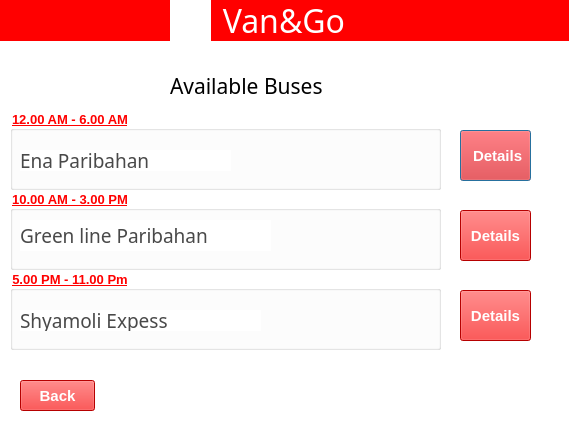
<?xml version="1.0" encoding="UTF-8"?>
<ui version="4.0">
 <class>buslist</class>
 <widget class="QDialog" name="buslist">
  <property name="geometry">
   <rect>
    <x>0</x>
    <y>0</y>
    <width>569</width>
    <height>432</height>
   </rect>
  </property>
  <property name="windowTitle">
   <string>Dialog</string>
  </property>
  <property name="styleSheet">
   <string notr="true">background-color: rgb(255, 255, 255);
color: rgb(0, 0, 0);</string>
  </property>
  <widget class="QLabel" name="label_2">
   <property name="geometry">
    <rect>
     <x>170</x>
     <y>70</y>
     <width>421</width>
     <height>31</height>
    </rect>
   </property>
   <property name="font">
    <font>
     <family>Algerian</family>
     <pointsize>16</pointsize>
     <weight>50</weight>
     <bold>false</bold>
    </font>
   </property>
   <property name="styleSheet">
    <string notr="true">background-color: rgb(255, 255, 255);
color: rgb(0, 0, 0);</string>
   </property>
   <property name="text">
    <string>Available Buses</string>
   </property>
  </widget>
  <widget class="QGroupBox" name="groupBox_2">
   <property name="geometry">
    <rect>
     <x>10</x>
     <y>110</y>
     <width>431</width>
     <height>80</height>
    </rect>
   </property>
   <property name="font">
    <font>
     <pointsize>10</pointsize>
     <weight>75</weight>
     <bold>true</bold>
     <underline>true</underline>
    </font>
   </property>
   <property name="styleSheet">
    <string notr="true">background-color: rgb(255, 255, 255);

color: rgb(255, 0, 0);</string>
   </property>
   <property name="title">
    <string>12.00 AM - 6.00 AM</string>
   </property>
   <widget class="QLabel" name="label_3">
    <property name="geometry">
     <rect>
      <x>10</x>
      <y>40</y>
      <width>211</width>
      <height>21</height>
     </rect>
    </property>
    <property name="font">
     <font>
      <family>Algerian</family>
      <pointsize>14</pointsize>
      <weight>50</weight>
      <bold>false</bold>
     </font>
    </property>
    <property name="styleSheet">
     <string notr="true">color: rgb(73, 73, 73);</string>
    </property>
    <property name="text">
     <string>Ena Paribahan</string>
    </property>
   </widget>
  </widget>
  <widget class="QGroupBox" name="groupBox_3">
   <property name="geometry">
    <rect>
     <x>10</x>
     <y>190</y>
     <width>431</width>
     <height>80</height>
    </rect>
   </property>
   <property name="font">
    <font>
     <pointsize>10</pointsize>
     <weight>75</weight>
     <bold>true</bold>
     <underline>true</underline>
    </font>
   </property>
   <property name="styleSheet">
    <string notr="true">background-color: rgb(255, 255, 255);
color: rgb(255, 0, 0);</string>
   </property>
   <property name="title">
    <string>10.00 AM - 3.00 PM</string>
   </property>
   <widget class="QLabel" name="label_4">
    <property name="geometry">
     <rect>
      <x>10</x>
      <y>30</y>
      <width>251</width>
      <height>31</height>
     </rect>
    </property>
    <property name="font">
     <font>
      <family>Algerian</family>
      <pointsize>14</pointsize>
      <weight>50</weight>
      <bold>false</bold>
     </font>
    </property>
    <property name="styleSheet">
     <string notr="true">color: rgb(73, 73, 73);</string>
    </property>
    <property name="text">
     <string>Green line Paribahan</string>
    </property>
   </widget>
  </widget>
  <widget class="QGroupBox" name="groupBox_4">
   <property name="geometry">
    <rect>
     <x>10</x>
     <y>270</y>
     <width>431</width>
     <height>80</height>
    </rect>
   </property>
   <property name="font">
    <font>
     <pointsize>10</pointsize>
     <weight>75</weight>
     <bold>true</bold>
     <underline>true</underline>
    </font>
   </property>
   <property name="styleSheet">
    <string notr="true">background-color: rgb(255, 255, 255);
color: rgb(255, 0, 0);</string>
   </property>
   <property name="title">
    <string>5.00 PM - 11.00 Pm</string>
   </property>
   <widget class="QLabel" name="label_5">
    <property name="geometry">
     <rect>
      <x>10</x>
      <y>40</y>
      <width>241</width>
      <height>21</height>
     </rect>
    </property>
    <property name="font">
     <font>
      <family>Algerian</family>
      <pointsize>14</pointsize>
      <weight>50</weight>
      <bold>false</bold>
     </font>
    </property>
    <property name="styleSheet">
     <string notr="true">color: rgb(73, 73, 73);</string>
    </property>
    <property name="text">
     <string>Shyamoli Expess</string>
    </property>
   </widget>
  </widget>
  <widget class="QPushButton" name="pushButton">
   <property name="geometry">
    <rect>
     <x>460</x>
     <y>130</y>
     <width>71</width>
     <height>51</height>
    </rect>
   </property>
   <property name="font">
    <font>
     <pointsize>11</pointsize>
     <weight>75</weight>
     <bold>true</bold>
    </font>
   </property>
   <property name="styleSheet">
    <string notr="true">color: rgb(255,255, 255);
background-color: rgb(255, 0, 0);</string>
   </property>
   <property name="text">
    <string> Details</string>
   </property>
  </widget>
  <widget class="QPushButton" name="pushButton_2">
   <property name="geometry">
    <rect>
     <x>460</x>
     <y>210</y>
     <width>71</width>
     <height>51</height>
    </rect>
   </property>
   <property name="font">
    <font>
     <pointsize>11</pointsize>
     <weight>75</weight>
     <bold>true</bold>
    </font>
   </property>
   <property name="styleSheet">
    <string notr="true">color: rgb(255, 255,255);
background-color: rgb(255, 0, 0);</string>
   </property>
   <property name="text">
    <string>Details</string>
   </property>
  </widget>
  <widget class="QPushButton" name="pushButton_3">
   <property name="geometry">
    <rect>
     <x>460</x>
     <y>290</y>
     <width>71</width>
     <height>51</height>
    </rect>
   </property>
   <property name="font">
    <font>
     <pointsize>11</pointsize>
     <weight>75</weight>
     <bold>true</bold>
    </font>
   </property>
   <property name="styleSheet">
    <string notr="true">color: rgb(255, 255, 255);
background-color: rgb(255, 0, 0);</string>
   </property>
   <property name="text">
    <string>Details</string>
   </property>
  </widget>
  <widget class="QPushButton" name="back">
   <property name="geometry">
    <rect>
     <x>20</x>
     <y>380</y>
     <width>75</width>
     <height>31</height>
    </rect>
   </property>
   <property name="font">
    <font>
     <pointsize>11</pointsize>
     <weight>75</weight>
     <bold>true</bold>
    </font>
   </property>
   <property name="styleSheet">
    <string notr="true">background-color: rgb(255, 0, 0);
color: rgb(255, 255, 255);</string>
   </property>
   <property name="text">
    <string>Back</string>
   </property>
  </widget>
  <widget class="QLabel" name="label">
   <property name="geometry">
    <rect>
     <x>-10</x>
     <y>0</y>
     <width>581</width>
     <height>41</height>
    </rect>
   </property>
   <property name="font">
    <font>
     <family>Jokerman</family>
     <pointsize>24</pointsize>
    </font>
   </property>
   <property name="styleSheet">
    <string notr="true">background-color: rgb(255, 0, 0);
color: rgb(255, 255, 255);</string>
   </property>
   <property name="text">
    <string>                            Van&amp;Go</string>
   </property>
  </widget>
  <widget class="QLabel" name="label_6">
   <property name="geometry">
    <rect>
     <x>170</x>
     <y>0</y>
     <width>41</width>
     <height>41</height>
    </rect>
   </property>
   <property name="text">
    <string/>
   </property>
   <property name="pixmap">
    <pixmap>C:/Users/n3r/Downloads/rsz_1rsz_1rsz_1red-bus-icon-8.png</pixmap>
   </property>
  </widget>
 </widget>
 <resources/>
 <connections>
  <connection>
   <sender>back</sender>
   <signal>clicked()</signal>
   <receiver>buslist</receiver>
   <slot>hide()</slot>
   <hints>
    <hint type="sourcelabel">
     <x>69</x>
     <y>433</y>
    </hint>
    <hint type="destinationlabel">
     <x>110</x>
     <y>434</y>
    </hint>
   </hints>
  </connection>
  <connection>
   <sender>pushButton_3</sender>
   <signal>clicked()</signal>
   <receiver>buslist</receiver>
   <slot>hide()</slot>
   <hints>
    <hint type="sourcelabel">
     <x>480</x>
     <y>373</y>
    </hint>
    <hint type="destinationlabel">
     <x>510</x>
     <y>396</y>
    </hint>
   </hints>
  </connection>
  <connection>
   <sender>pushButton_2</sender>
   <signal>clicked()</signal>
   <receiver>buslist</receiver>
   <slot>hide()</slot>
   <hints>
    <hint type="sourcelabel">
     <x>512</x>
     <y>278</y>
    </hint>
    <hint type="destinationlabel">
     <x>543</x>
     <y>298</y>
    </hint>
   </hints>
  </connection>
  <connection>
   <sender>pushButton</sender>
   <signal>clicked()</signal>
   <receiver>buslist</receiver>
   <slot>hide()</slot>
   <hints>
    <hint type="sourcelabel">
     <x>529</x>
     <y>192</y>
    </hint>
    <hint type="destinationlabel">
     <x>556</x>
     <y>206</y>
    </hint>
   </hints>
  </connection>
 </connections>
</ui>
